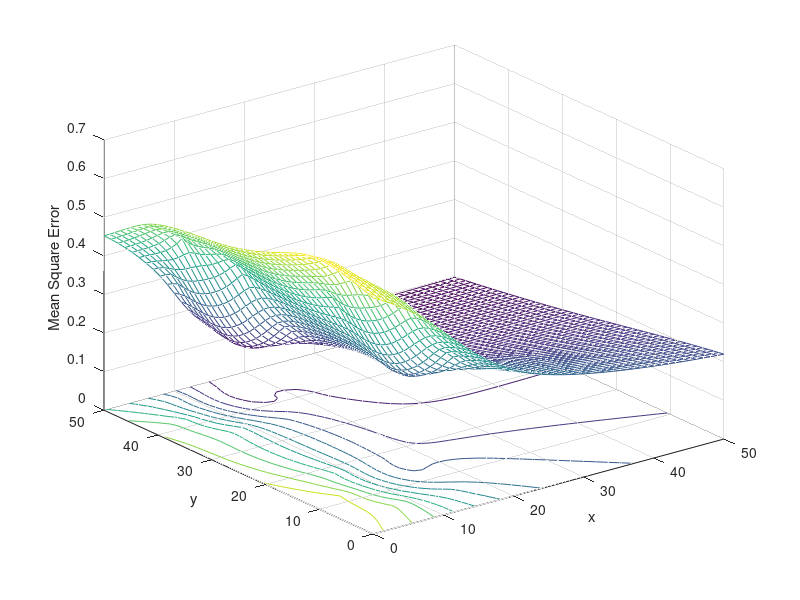

This figure's MATLAB source: (Note: this script raises an error after producing the figure.)
clc
clear all
%%% Constants %%%
T = 200; %shots
c = 343.2; %speed of sound
M = 6; %number of sensors
mu = 0;
sigma = .01;
xrange = 50.000;
yrange = 50.000;
%%% Sniper Location %%%
x0 = 25;
y0 = 25;
%%% Sensor Arrangement %%%
%circle
r = 7;
theta(1) = 0;
theta(2) = pi/3;
theta(3) = 2*pi/3;
theta(4) = pi;
theta(5) = 4*pi/3;
theta(6) = 5*pi/3;
sensorLocales(:,1) = 12 + r.*sin(theta);
sensorLocales(:,2) = 12 + r.*cos(theta);

sensorLocales(:,3) = 42 + r.*sin(theta);
sensorLocales(:,4) = 12 + r.*cos(theta);
%random
%sensorLocales = randi([0 xrange],M,2);
%linear below
%sensorLocales = [12,10;22,10;15,15;15,5;10,5;5,15];
%linear above
%sensorLocales = [12,40;17,40;22,40;27,40;32,40;37,40];
%vertical
%sensorLocales = [18,35;18,25;18,15;32,35;32,25;32,15]
sensorDist = sqrt((sensorLocales(1:M,1)-x0).^2 + (sensorLocales(1:M,2)-y0).^2 );
sensorDist1 = sqrt((sensorLocales(1:M,3)-x0).^2 + (sensorLocales(1:M,4)-y0).^2 );

for i=1:T
 tau1(1:M,i) = sensorDist(1:M,:)./c + normrnd(mu,sigma,M,1); %toa
end

for i=1:T
 tau2(1:M,i) = sensorDist1(1:M,:)./c + normrnd(mu,sigma,M,1); %toa
end

for i=2:M
 delta(i-1,:) = (tau1(i,:) - tau1(1,:)); %tdoa
end

for i=2:M
 delta1(i-1,:) = (tau2(i,:) - tau2(1,:)); %tdoa
end
%%% Search %%%
minDist = 0.000;
minSSE1 = 10000.000;
minSSE2 = 10000.000;
yest1 = 100.000;
xest1 = 100.000;
yest2 = 100.000;
xest2 = 100.000;
sse = 0.00;
sse1 = 0.00;
for x = 0:xrange
 for y = 0:yrange
 searchDist = sqrt((sensorLocales(1:M,1)-x).^2 + (sensorLocales(1:M,2)-y).^2);
 estTime = (searchDist)/c;
 for i=2:M
 deltaEst(i-1,:) = estTime(i) - estTime(1);
 end
 for i=1:T %calculate errors
 ssMsmts = sum((delta(1:M-1,i) - deltaEst(1:M-1)).^2);
 sse = ssMsmts + sse;
 end

 sseFinal = sse;
 sseArray(x+1,y+1) = sseFinal;
 xArray(1:yrange+1,x+1) = x;
 yArray(y+1,1:xrange+1) = y;


 if(sseFinal < minSSE1) %minimize sum squared error
 minSSE1 = sseFinal;
 minDist = estTime*c;
 xest1 = x;
 yest1 = y;
 end
 sse=0;
 end
end
xest1
yest1

for x = 0:xrange
 for y = 0:yrange
 searchDist = sqrt((sensorLocales(1:M,3)-x).^2 + (sensorLocales(1:M,4)-y).^2);
 estTime = (searchDist)/c;
 for i=2:M
 deltaEst(i-1,:) = estTime(i) - estTime(1);
 end
 for i=1:T %calculate errors
 ssMsmts = sum((delta(1:M-1,i) - deltaEst(1:M-1)).^2);
 sse = ssMsmts + sse;
 end

 sseFinal = sse;
 sseArray1(x+1,y+1) = sseFinal;
 xArray1(1:yrange+1,x+1) = x;
 yArray1(y+1,1:xrange+1) = y;


 if(sseFinal < minSSE2) %minimize sum squared error
 minSSE2 = sseFinal;
 minDist = estTime*c;
 xest2 = x;
 yest2 = y;
 end
 sse=0;
 end
end

xest2
yest2





mseArray = (((sseArray)./T)./(M-1)).*c; %convert to meters^2
mseArray1 = (((sseArray1)./T)./(M-1)).*c;
%%% Plot %%%

figure
meshc((xArray+xArray1)/2, (yArray+yArray1)/2, (mseArray+mseArray1)/2)
xlabel('x');
ylabel('y');
zlabel('Mean Square Error');



qaz1 = minSSE1 * 0.9;
zaq1 = minSSE1 / 0.9;
ra1 = (qaz1+ zaq1)/2;
P21 = [12 12];
P11 = [xest1 yest1];
P01 = [18 12];
ang1 = atan2(abs(det([P21-P01;P11-P01])),dot(P21-P01,P11-P01)); 

qaz2 = minSSE2 * 0.9;
zaq2 = minSSE2 / 0.9;
ra2 = (qaz2 + zaq2)/2;
P12 = [42 12];
P22 = [xest2 yest2];
P02 = [50 12];
ang2 = atan2(abs(det([P22-P02;P12-P02])),dot(P22-P02,P12-P02)); 



figure
L1 = ellipse((qaz1+zaq1),(zaq1-qaz1),ang1,xest1,yest1,'r',300);
rotate(L1,[0 1 0],ang1)

L2 = ellipse((zaq2 - qaz2),(zaq2+qaz2),ang2,xest2,yest2,'r',300);
rotate(L2,[0 1 0],ang2)

hold on
scatter(sensorLocales(:,1), sensorLocales(:,2))
hold on
scatter(sensorLocales(:,3), sensorLocales(:,4))
hold on
scatter((xest1+xest2)/2,(yest1+yest2)/2,'*','r')
xlim([0 50]);
ylim([0 50]);
xlabel('X');
ylabel('Y');
hold off
%estimated location
(xest1 + xest2)/2
(yest1 + yest2)/2